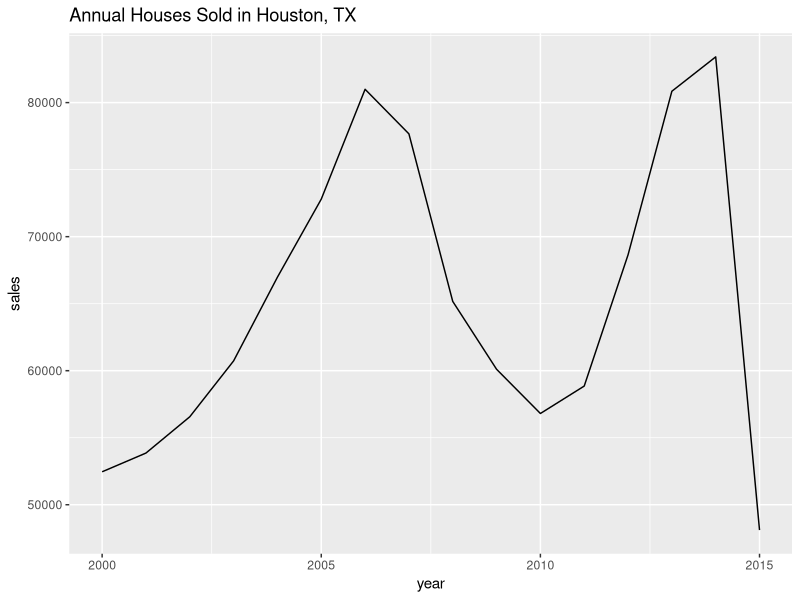
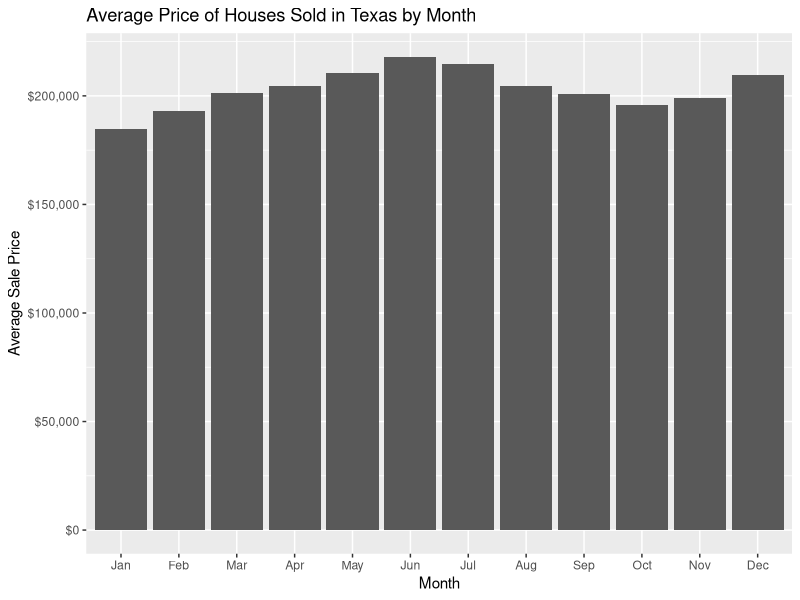
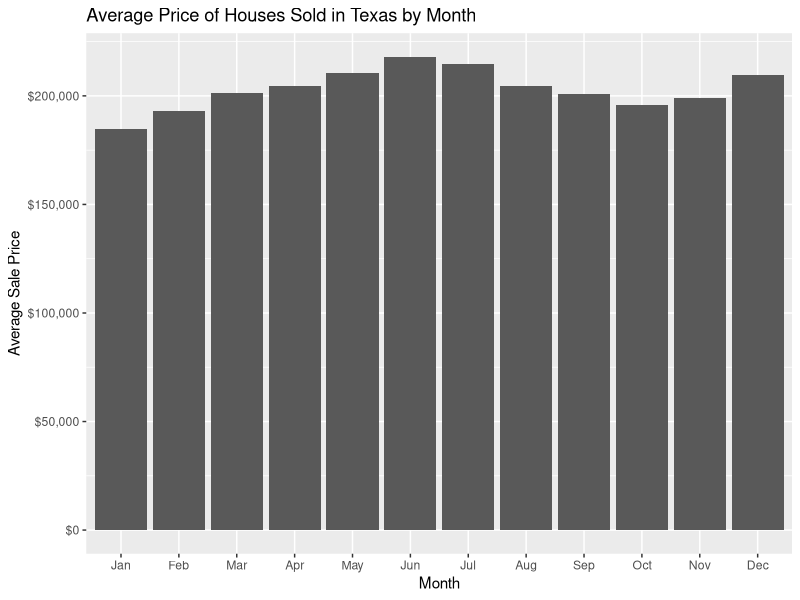
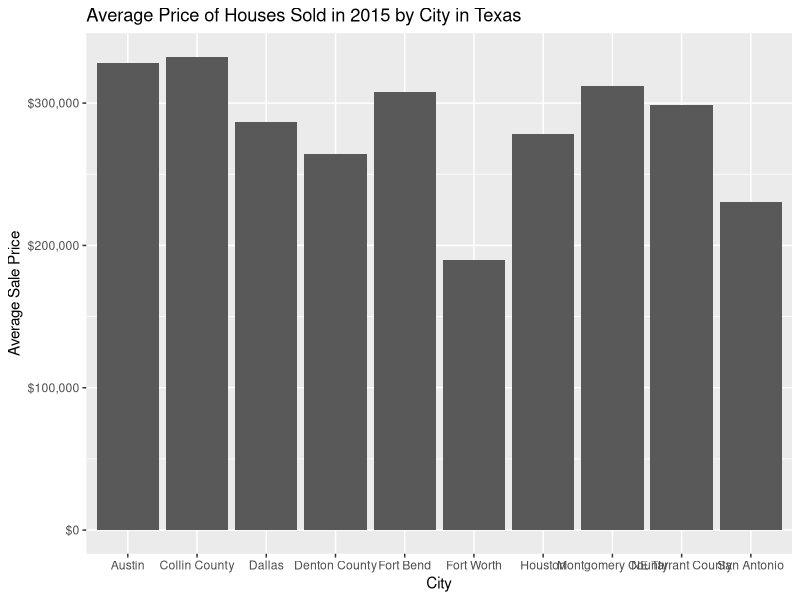

Reproduce these figures in R, in order.
## ---- chunk 1
#| echo: false
if(!require("tidyverse")) install.packages("tidyverse")
library(tidyverse)
txhousing |> 
  filter(city=="Houston") |> 
  group_by(year) |> 
  summarize(sales=sum(sales)) |> 
  ggplot(aes(x=year, y=sales)) + 
    geom_line() + 
    ggtitle("Annual Houses Sold in Houston, TX")

## ---- chunk 2
#| echo: false

if(!require("tidyverse")) install.packages("tidyverse")
library(tidyverse)
txhousing |> 
   filter(city=="Houston") |> 
    group_by(month) |> 
    summarize(avg_price=sum(volume) / sum(sales)) |> 
    mutate(month=factor(month.abb[month], 
                 levels=month.abb, ordered=TRUE)) |>
    ggplot(aes(x=month, y=avg_price)) + 
    geom_bar(stat="identity") + 
    ggtitle("Average Price of Houses Sold in Texas by Month") + 
    xlab("Month") + 
    ylab("Average Sale Price") + 
    scale_y_continuous(labels = scales::dollar)

## ---- chunk 3
#| echo: false
if(!require("tidyverse")) install.packages("tidyverse")
library(tidyverse)
txhousing |> 
   filter(city=="Houston") |> 
    group_by(month) |> 
    summarize(avg_price=sum(volume) / sum(sales)) |> 
    mutate(month=factor(month.abb[month], 
                 levels=month.abb, ordered=TRUE)) |>
    ggplot(aes(x=month, y=avg_price)) + 
    geom_bar(stat="identity") + 
    ggtitle("Average Price of Houses Sold in Texas by Month") + 
    xlab("Month") + 
    ylab("Average Sale Price") + 
    scale_y_continuous(labels = scales::dollar)

## ---- chunk 4
#| echo: false
if(!require("tidyverse")) install.packages("tidyverse")
library(tidyverse)
txhousing |> filter(year==2015) |> 
    group_by(city) |> 
    summarize(avg_price=sum(volume) / sum(sales),
              num_sales=sum(sales)) |> 
    slice_max(num_sales, n=10) |>
    ggplot(aes(x=city, y=avg_price)) + 
    geom_bar(stat="identity") + 
    ggtitle("Average Price of Houses Sold in 2015 by City in Texas") + 
    xlab("City") + 
    ylab("Average Sale Price") + 
    scale_y_continuous(labels = scales::dollar)
